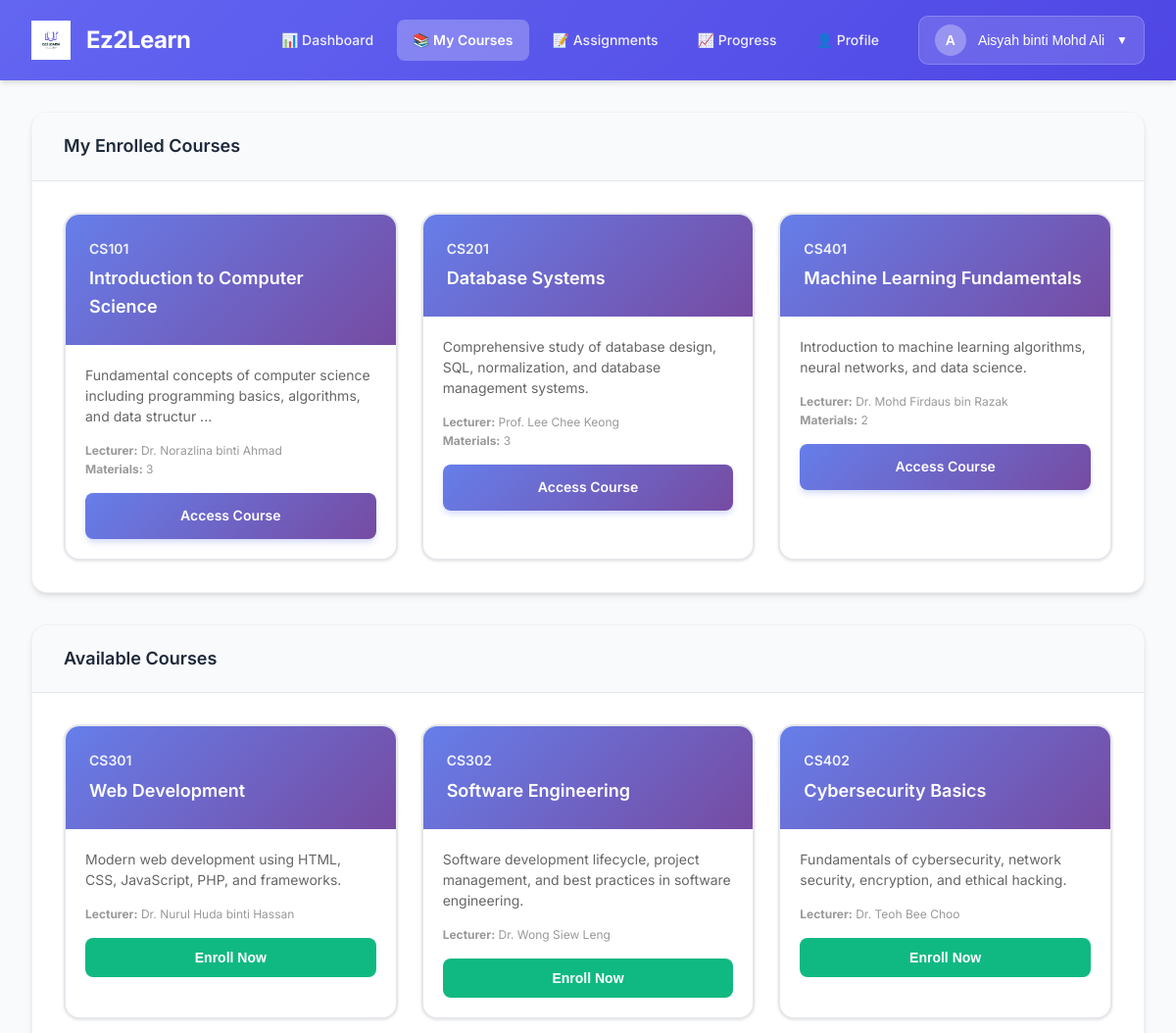
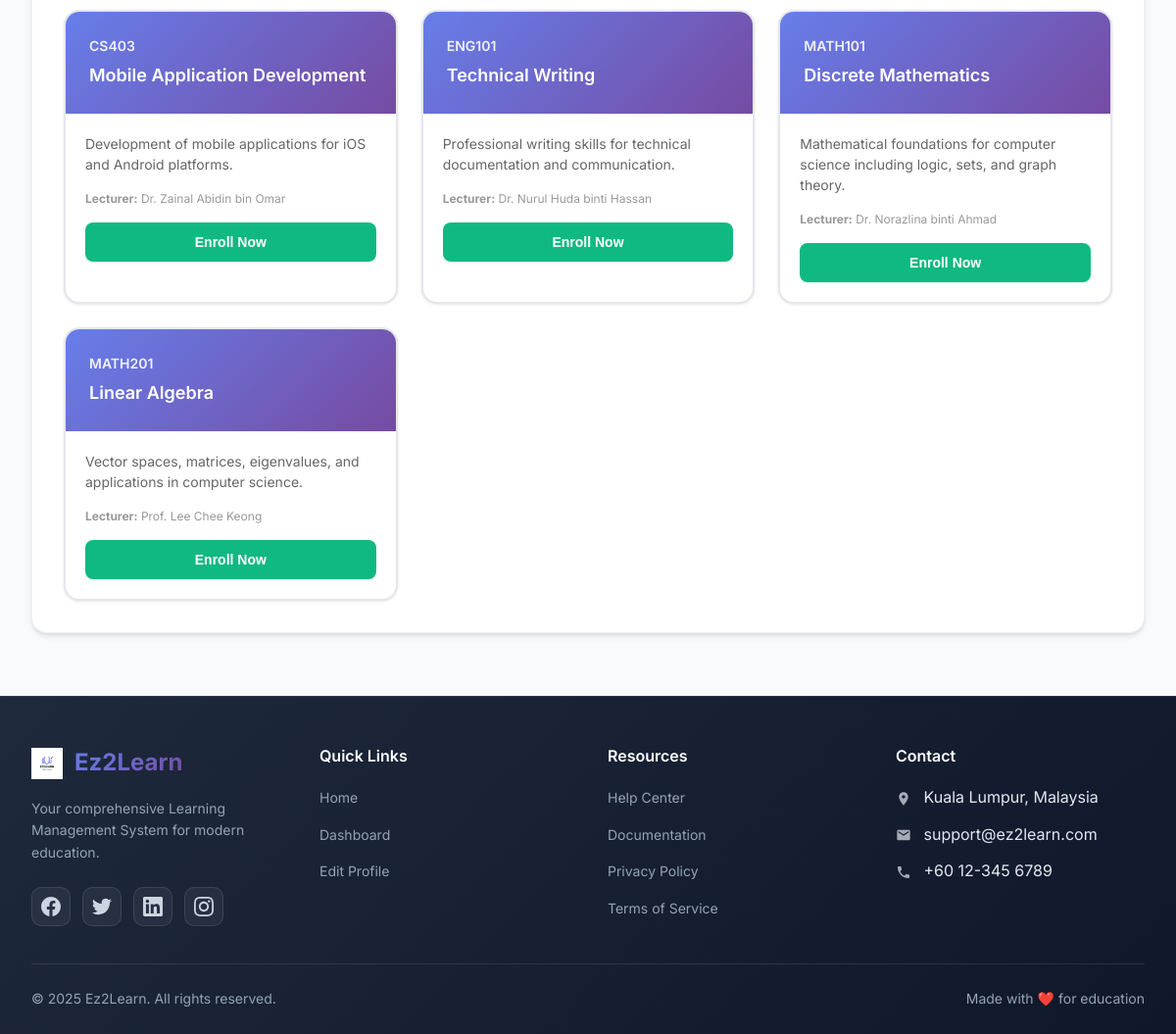
Page /student/module-managelearning/index.php (signed in) on the committed database (2 pictures, top to bottom).
### tables this page shows
CREATE TABLE courses (
    course_id INT AUTO_INCREMENT PRIMARY KEY,
    course_code VARCHAR(20) UNIQUE NOT NULL,
    course_name VARCHAR(100) NOT NULL,
    description TEXT,
    status ENUM('open','closed') DEFAULT 'open'
);

### student/module-managelearning/index.php (the view, shortened to what this page needs)
<?php
$db_host = 'localhost';
$db_user = 'root';
$db_pass = '';
$db_name = 'ez2learn';
$conn = mysqli_connect($db_host, $db_user, $db_pass, $db_name);
$student_id = $_SESSION['user_id'] ?? 0;
$enrolled_query = "
    SELECT
        c.course_id, c.course_code, c.course_name, c.description, c.status,
        GROUP_CONCAT(DISTINCT u.name SEPARATOR ', ') as lecturers,
        COUNT(DISTINCT m.material_id) as materials_count
    FROM enrollments e
    INNER JOIN courses c ON e.course_id = c.course_id
    LEFT JOIN course_lecturers cl ON c.course_id = cl.course_id
    LEFT JOIN users u ON cl.lecturer_id = u.user_id
    LEFT JOIN materials m ON c.course_id = m.course_id
    WHERE e.student_id = ?
    GROUP BY c.course_id
    ORDER BY e.enrolled_at DESC
";
$stmt = mysqli_prepare($conn, $enrolled_query);
mysqli_stmt_bind_param($stmt, "i", $student_id);
mysqli_stmt_execute($stmt);
$result = mysqli_stmt_get_result($stmt);
$enrolled_courses = mysqli_fetch_all($result, MYSQLI_ASSOC);
$available_query = "
    SELECT
        c.course_id, c.course_code, c.course_name, c.description,
        GROUP_CONCAT(DISTINCT u.name SEPARATOR ', ') as lecturers
    FROM courses c
    LEFT JOIN course_lecturers cl ON c.course_id = cl.course_id
    LEFT JOIN users u ON cl.lecturer_id = u.user_id
    WHERE c.status = 'open'
    AND c.course_id NOT IN (SELECT course_id FROM enrollments WHERE student_id = ?)
    GROUP BY c.course_id
    ORDER BY c.course_code ASC
";
$stmt = mysqli_prepare($conn, $available_query);
mysqli_stmt_bind_param($stmt, "i", $student_id);
mysqli_stmt_execute($stmt);
$result = mysqli_stmt_get_result($stmt);
$available_courses = mysqli_fetch_all($result, MYSQLI_ASSOC);
require_once '../../includes/header-student.php';
?>
    <div class="container">
        <div class="page-container">
            <div class="section-title">My Enrolled Courses</div>
            <div class="content">
                <?php if (empty($enrolled_courses)): ?>
                    <div class="empty-state">
                        <p>You are not enrolled in any courses yet.</p>
                        <p style="margin-top: 10px; font-size: 14px;">Browse available courses below to enroll.</p>
                    </div>
                <?php else: ?>
                    <div class="courses-grid">
                        <?php foreach ($enrolled_courses as $course): ?>
                            <div class="course-card">
                                <div class="course-header">
                                    <div class="course-code"><?php echo htmlspecialchars($course['course_code']); ?></div>
                                    <div class="course-title"><?php echo htmlspecialchars($course['course_name']); ?></div>
                                </div>
                                <div class="course-body">
                                    <div class="course-description">
                                        <?php echo htmlspecialchars(substr($course['description'] ?? 'No description', 0, 100)); ?>
                                        <?php echo strlen($course['description'] ?? '') > 100 ? '...' : ''; ?>
                                    </div>
                                    <div class="course-meta">
                                        <strong>Lecturer:</strong> <?php echo htmlspecialchars($course['lecturers'] ?: 'Not assigned'); ?><br>
                                        <strong>Materials:</strong> <?php echo $course['materials_count']; ?>
                                    </div>
                                    <div class="course-actions">
                                        <a href="view-course.php?course_id=<?php echo $course['course_id']; ?>" class="btn-action btn-access">Access Course</a>
                                    </div>
                                </div>
                            </div>
                        <?php endforeach; ?>
                    </div>
                <?php endif; ?>
            </div>
        </div>
        <div class="page-container">
            <div class="section-title">Available Courses</div>
            <div class="content">
                <?php if (empty($available_courses)): ?>
                    <div class="empty-state">
                        <p>No available courses to enroll in at the moment.</p>
                    </div>
                <?php else: ?>
                    <div class="courses-grid">
                        <?php foreach ($available_courses as $course): ?>
                            <div class="course-card">
                                <div class="course-header">
                                    <div class="course-code"><?php echo htmlspecialchars($course['course_code']); ?></div>
                                    <div class="course-title"><?php echo htmlspecialchars($course['course_name']); ?></div>
                                </div>
                                <div class="course-body">
                                    <div class="course-description">
                                        <?php echo htmlspecialchars(substr($course['description'] ?? 'No description', 0, 100)); ?>
                                    </div>
                                    <div class="course-meta">
                                        <strong>Lecturer:</strong> <?php echo htmlspecialchars($course['lecturers'] ?: 'Not assigned'); ?>
                                    </div>
                                    <div class="course-actions">
                                        <form method="POST" style="width: 100%;">
                                            <button type="submit" name="enroll" class="btn-action btn-enroll" style="width: 100%;">Enroll Now</button>
                                        </form>
                                    </div>
                                </div>
                            </div>
                        <?php endforeach; ?>
                    </div>
                <?php endif; ?>
            </div>
        </div>
    </div>
<?php require_once '../../includes/footer.php'; ?>

### includes/header-student.php (style rules this page uses)
* { margin: 0; padding: 0; box-sizing: border-box; }
body { font-family: 'Inter', -apple-system, BlinkMacSystemFont, 'Segoe UI', sans-serif; background: #f8fafc; color: #1e293b; line-height: 1.6; }
.container { max-width: 1600px; margin: 2rem auto; padding: 0 2rem; }

### student/module-managelearning/index.php (style rules this page uses)
.page-container { background: #ffffff; border-radius: 16px; box-shadow: 0 4px 6px -1px rgba(0, 0, 0, 0.1), 0 2px 4px -1px rgba(0, 0, 0, 0.06); overflow: hidden; margin-bottom: 2rem; border: 1px solid rgba(0, 0, 0, 0.05); }
.section-title { padding: 1.25rem 2rem; background: #f9fafb; border-bottom: 1px solid #e5e7eb; font-size: 1.125rem; font-weight: 600; color: #1e293b; }
.content { padding: 2rem; }
.courses-grid { display: grid; grid-template-columns: repeat(auto-fill, minmax(300px, 1fr)); gap: 1.5rem; }
.course-card { background: white; border: 2px solid #e5e7eb; border-radius: 16px; overflow: hidden; transition: all 0.3s cubic-bezier(0.4, 0, 0.2, 1); box-shadow: 0 1px 3px 0 rgba(0, 0, 0, 0.1); }
.course-header { background: linear-gradient(135deg, #667eea 0%, #764ba2 100%); color: white; padding: 1.5rem; }
.course-code { font-size: 14px; font-weight: 600; opacity: 0.9; margin-bottom: 5px; }
.course-title { font-size: 18px; font-weight: 600; }
.course-body { padding: 20px; }
.course-description { color: #666; font-size: 14px; margin-bottom: 15px; line-height: 1.5; }
.course-meta { font-size: 12px; color: #999; margin-bottom: 15px; }
.course-actions { display: flex; gap: 10px; }
.btn-action { flex: 1; padding: 12px; border: none; border-radius: 8px; font-size: 14px; font-weight: 600; cursor: pointer; transition: all 0.3s ease; text-decoration: none; display: inline-block; text-align: center; }
.btn-access { background: linear-gradient(135deg, #667eea 0%, #764ba2 100%); color: white; box-shadow: 0 4px 6px -1px rgba(102, 126, 234, 0.3); }
.btn-enroll { background: #10b981; color: white; }

### rows in the picture
courses: course_code "CS101", course_name "Introduction to Computer Science", description "Fundamental concepts of computer science including programming basics, algorithms, and data structur", lecturers "Dr. Norazlina binti Ahmad", materials_count "3"
courses: course_code "CS201", course_name "Database Systems", description "Comprehensive study of database design, SQL, normalization, and database management systems.", lecturers "Prof. Lee Chee Keong", materials_count "3"
courses: course_code "CS401", course_name "Machine Learning Fundamentals", description "Introduction to machine learning algorithms, neural networks, and data science.", lecturers "Dr. Mohd Firdaus bin Razak", materials_count "2"
courses: course_code "CS301", course_name "Web Development", description "Modern web development using HTML, CSS, JavaScript, PHP, and frameworks.", lecturers "Dr. Nurul Huda binti Hassan"
courses: course_code "CS302", course_name "Software Engineering", description "Software development lifecycle, project management, and best practices in software engineering.", lecturers "Dr. Wong Siew Leng"
courses: course_code "CS402", course_name "Cybersecurity Basics", description "Fundamentals of cybersecurity, network security, encryption, and ethical hacking.", lecturers "Dr. Teoh Bee Choo"
courses: course_code "CS403", course_name "Mobile Application Development", description "Development of mobile applications for iOS and Android platforms.", lecturers "Dr. Zainal Abidin bin Omar"
courses: course_code "ENG101", course_name "Technical Writing", description "Professional writing skills for technical documentation and communication.", lecturers "Dr. Nurul Huda binti Hassan"
courses: course_code "MATH101", course_name "Discrete Mathematics", description "Mathematical foundations for computer science including logic, sets, and graph theory.", lecturers "Dr. Norazlina binti Ahmad"
courses: course_code "MATH201", course_name "Linear Algebra", description "Vector spaces, matrices, eigenvalues, and applications in computer science.", lecturers "Prof. Lee Chee Keong"

### other values in the picture
substr($user_name, 0, 1) "A"
$user_name "Aisyah binti Mohd Ali"
